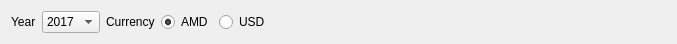
<?xml version="1.0" encoding="UTF-8"?>
<ui version="4.0">
 <class>FYearlyFinancialReport</class>
 <widget class="QWidget" name="FYearlyFinancialReport">
  <property name="geometry">
   <rect>
    <x>0</x>
    <y>0</y>
    <width>677</width>
    <height>41</height>
   </rect>
  </property>
  <property name="windowTitle">
   <string>Form</string>
  </property>
  <layout class="QHBoxLayout" name="horizontalLayout">
   <item>
    <widget class="QLabel" name="label">
     <property name="text">
      <string>Year</string>
     </property>
    </widget>
   </item>
   <item>
    <widget class="QComboBox" name="cbYear">
     <item>
      <property name="text">
       <string>2017</string>
      </property>
     </item>
     <item>
      <property name="text">
       <string>2018</string>
      </property>
     </item>
    </widget>
   </item>
   <item>
    <widget class="QLabel" name="label_2">
     <property name="text">
      <string>Currency</string>
     </property>
    </widget>
   </item>
   <item>
    <widget class="QRadioButton" name="rbAmd">
     <property name="text">
      <string>AMD</string>
     </property>
     <property name="checked">
      <bool>true</bool>
     </property>
    </widget>
   </item>
   <item>
    <widget class="QRadioButton" name="rbUsd">
     <property name="text">
      <string>USD</string>
     </property>
    </widget>
   </item>
   <item>
    <spacer name="horizontalSpacer">
     <property name="orientation">
      <enum>Qt::Horizontal</enum>
     </property>
     <property name="sizeHint" stdset="0">
      <size>
       <width>403</width>
       <height>20</height>
      </size>
     </property>
    </spacer>
   </item>
  </layout>
 </widget>
 <resources/>
 <connections/>
</ui>
